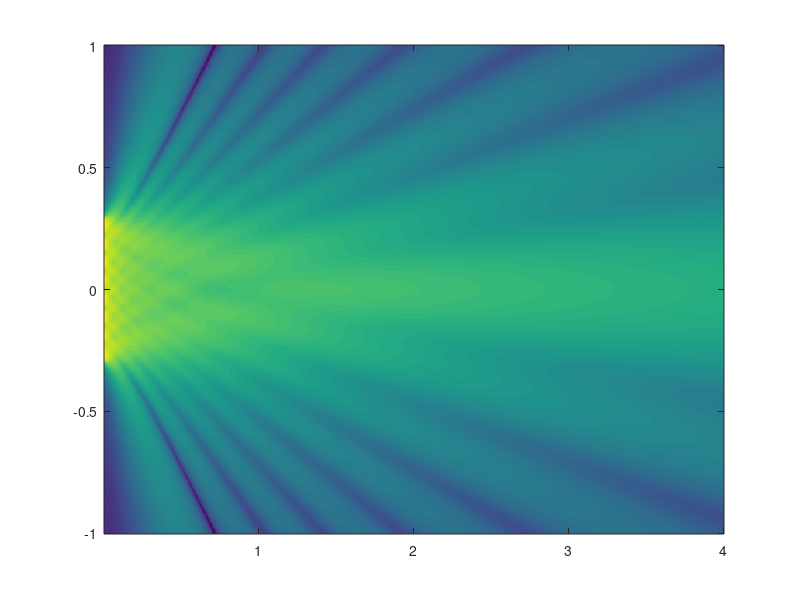

Write MATLAB code to recreate this figure. (Note: this script raises an error after producing the figure.)
close all;clear all;clc;
A = [1 1 1 1 1 1 1 1 1 1 1 1];
a = [0.030 0.030 0.030 0.030 0.030 0.030 0.030 0.030];
d = [0.075 0.075 0.075 0.075 0.075 0.075 0.075];
dx = 0.005;
dy = 0.005;
f = 5000;
Lx = 4;
Ly = 2;
phi = [0 0 0 0 0 0 0 0 0 0 0 0];
c = 343;
d = [-sum(d)/2 d];
k = 2*pi*f/c;
lambda = c/f;
N = length(a);
p = 0;
rho = 1.18;
[x,y] = meshgrid(dx:dx:Lx,-Ly/2:dy:Ly/2);
h = waitbar(0,'Calculando...');
for ii = 1:N
%y0 = sum(d(1:ii));
y0 = sum(d(1:ii))-a(ii):dy:sum(d(1:ii))+a(ii);
for jj = 1:length(y0)
r = eps+sqrt((x-0).^2+(y-y0(jj)).^2);
theta = 0.0001+atan((y-y0(jj))./(x-0));
p = p + A(ii)*exp(j*phi(ii))*j*rho*c*k*a(ii)^2*exp(-j*k*r).*(2*besselj(1,k*a(ii)*sin(theta))./(k*a(ii)*sin(theta)))./(2*r);
waitbar((ii-1+jj/length(y0))/N,h);
end
end
close(h);
figure,imagesc(x(1,:),y(:,1),20*log10(abs(p)/max(max(abs(p))))),axis xy,axis
equal,caxis([-60 0]),colorbar,axis([dx Lx -Ly/2 Ly/2])